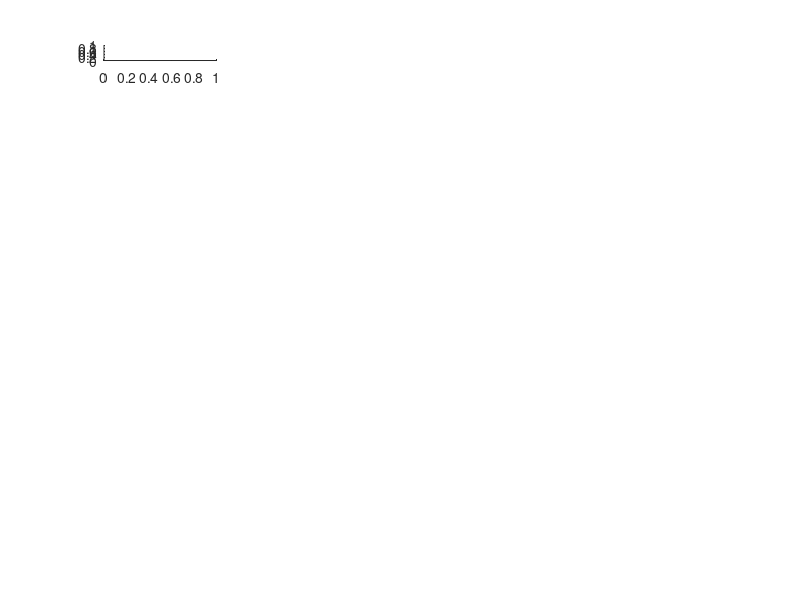

This chart was generated by the following MATLAB code: (Note: this script raises an error after producing the figure.)
% Goodwin Model: Hopf and SNIC Bifurcation Analysis
clc; clear; close all;

% Use ode15s for stiff systems if needed
use_stiff_solver = false;

% Parameter definitions
n = 10;              % Hill coefficient
kx_o = 1; ky_o = 1; kz_o = 1;   % Production rates
dx_o = 0.1; dy_o = 0.1; dz_o = 0.1; % Degradation rates
K = 1;               % Threshold constant
pars_o = [kx_o ky_o kz_o dx_o dy_o dz_o];  % Base parameter set
pars = pars_o;

% Simulation settings
tspan = [0 4000];        % Simulation time
X0 = [0; 1; 2];          % Initial conditions [mRNA, protein, complex]

% Bifurcation scan settings
num_iterations = 50;             % Number of parameter steps
parval = zeros(num_iterations + 1, 1);   % Scaled parameter values
amplist = zeros(num_iterations + 1, 1);  % Amplitude values
periodlist = zeros(num_iterations + 1, 1); % Period values

% Prepare the figure layout (A4 size)
figure('Units', 'centimeters', 'Position', [0, 0, 21, 29.7]);

% Loop through all 63 combinations of parameters to vary (6 binary bits)
for j = 1:63
    subplot(16, 4, j);  % Create subplot for this parameter combination
    pars = pars_o;      % Reset parameter set
    
    % Parameter sweep from full strength to zero
    for i = 0:num_iterations
        % Determine which parameters are being varied based on binary j
        parset = j;
        for cnt = 1:6
            if mod(parset, 2) == 1
                pars(cnt) = pars_o(cnt) * (i / num_iterations);  % Linearly reduce the selected parameter
            end
            parset = bitshift(parset, -1);  % Check next parameter
        end
        
        % Define the system of ODEs
        dxdt = @(t, X) [
            (pars(1) * K^n / (K^n + X(3)^n) - pars(4) * X(1))*P/24;   % mRNA dynamics
            (pars(2) * X(1) - pars(5) * X(2))*P/24;                   % Protein dynamics
            (pars(3) * X(2) - pars(6) * X(3))*P/24;                    % Complex dynamics
        ];

        % Run the simulation
        if use_stiff_solver
            [t, X] = ode45(dxdt, tspan, X0);   % Non-stiff solver
        else
            [t, X] = ode15s(dxdt, tspan, X0);  % Stiff solver
        end

        % Analyze amplitude (standard deviation) using the second half of the simulation
        half_idx = round(length(t) * 0.5);
        amp = std(X(half_idx:end, 3));  % Analyze oscillations of the complex

        % Store parameter scaling, amplitude, and period results
        parval(i + 1) = i / num_iterations;
        amplist(i + 1) = amp;

        % Detect peaks to calculate the oscillation period
        [~, locs] = findpeaks(X(:, 3), t);
        if length(locs) <= 3
            period = 0;  % Not enough peaks detected
        else
            locs = locs(end - 3:end);       % Use the last few peaks for stability
            periods = diff(locs);
            period = mean(periods);         % Calculate the average period
        end
        periodlist(i + 1) = period;
    end

    % === Plotting bifurcation results ===
    yyaxis left
    scatter(parval, amplist, 2, 'filled');   % Plot amplitude
    ylim([0, 0.6]);                         % Fix y-axis range for amplitude

    yyaxis right
    scatter(parval, periodlist, 2, 'filled'); % Plot period
    ylim([0, 100]);                          % Fix y-axis range for period

    % === Generate dynamic subplot title indicating varied parameters ===
    figtitle = '';
    parset = j;
    if mod(parset, 2) == 1, figtitle = figtitle + "k_x "; end; parset = bitshift(parset, -1);
    if mod(parset, 2) == 1, figtitle = figtitle + "k_y "; end; parset = bitshift(parset, -1);
    if mod(parset, 2) == 1, figtitle = figtitle + "k_z "; end; parset = bitshift(parset, -1);
    if mod(parset, 2) == 1, figtitle = figtitle + "d_x "; end; parset = bitshift(parset, -1);
    if mod(parset, 2) == 1, figtitle = figtitle + "d_y "; end; parset = bitshift(parset, -1);
    if mod(parset, 2) == 1, figtitle = figtitle + "d_z "; end;

    title(figtitle, 'FontSize', 4);          % Set title indicating varied parameters
    ax = gca;
    set(ax, 'FontSize', 4);                  % Set axis font size
    disp(j);                                 % Display progress
end

% === Export figure settings for PDF (A4 size) ===
set(gcf, 'PaperUnits', 'centimeters');
set(gcf, 'PaperSize', [21, 29.7]);          % A4 paper size (portrait)
set(gcf, 'PaperPosition', [0, 0, 21, 29.7]); % Fill the A4 page

% === Export the figure ===
if use_stiff_solver
    exportgraphics(gcf, "bifurcation.pdf", 'ContentType', 'vector');
else
    exportgraphics(gcf, "bifurcation_s.pdf", 'ContentType', 'vector');
end
